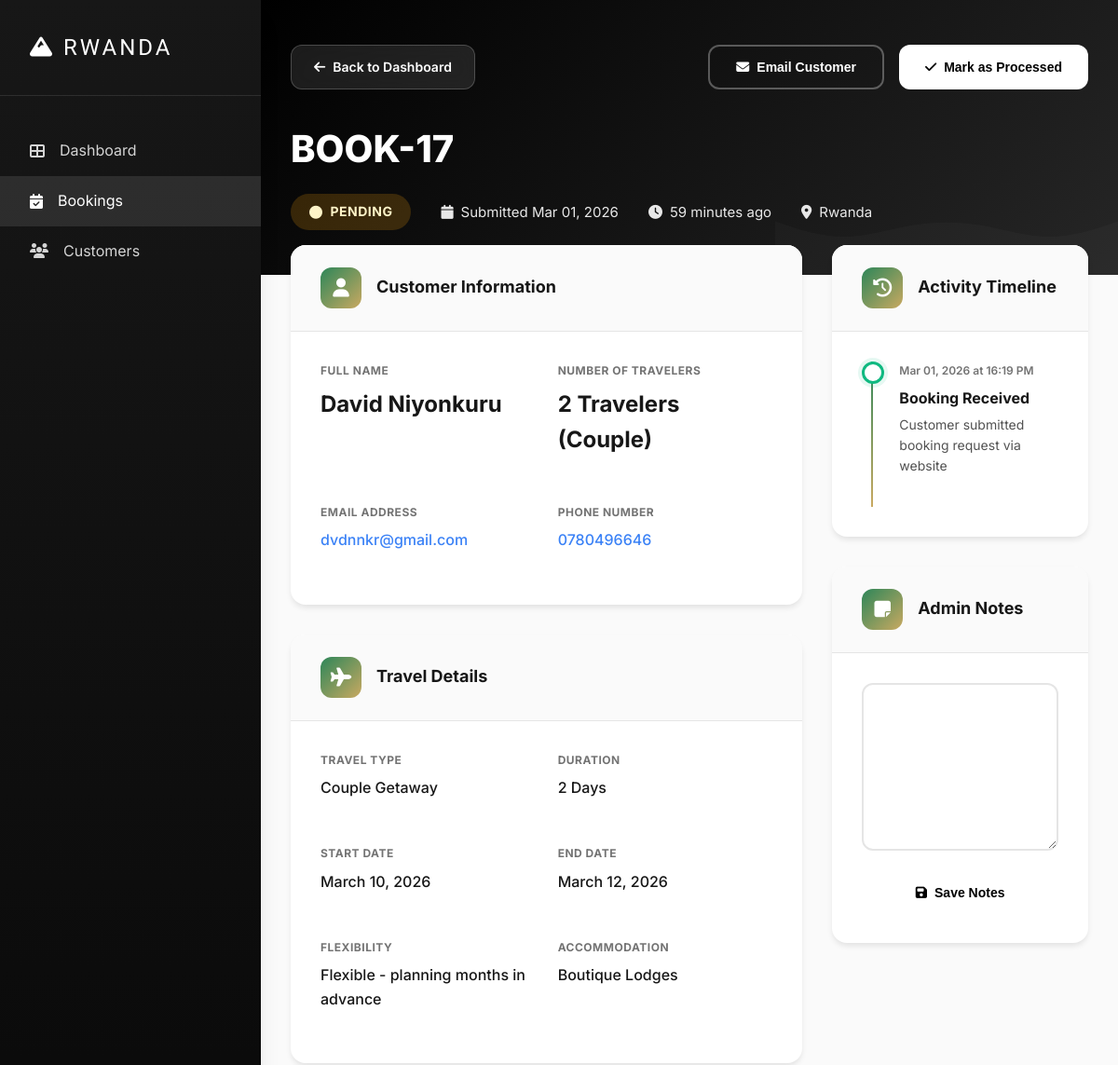
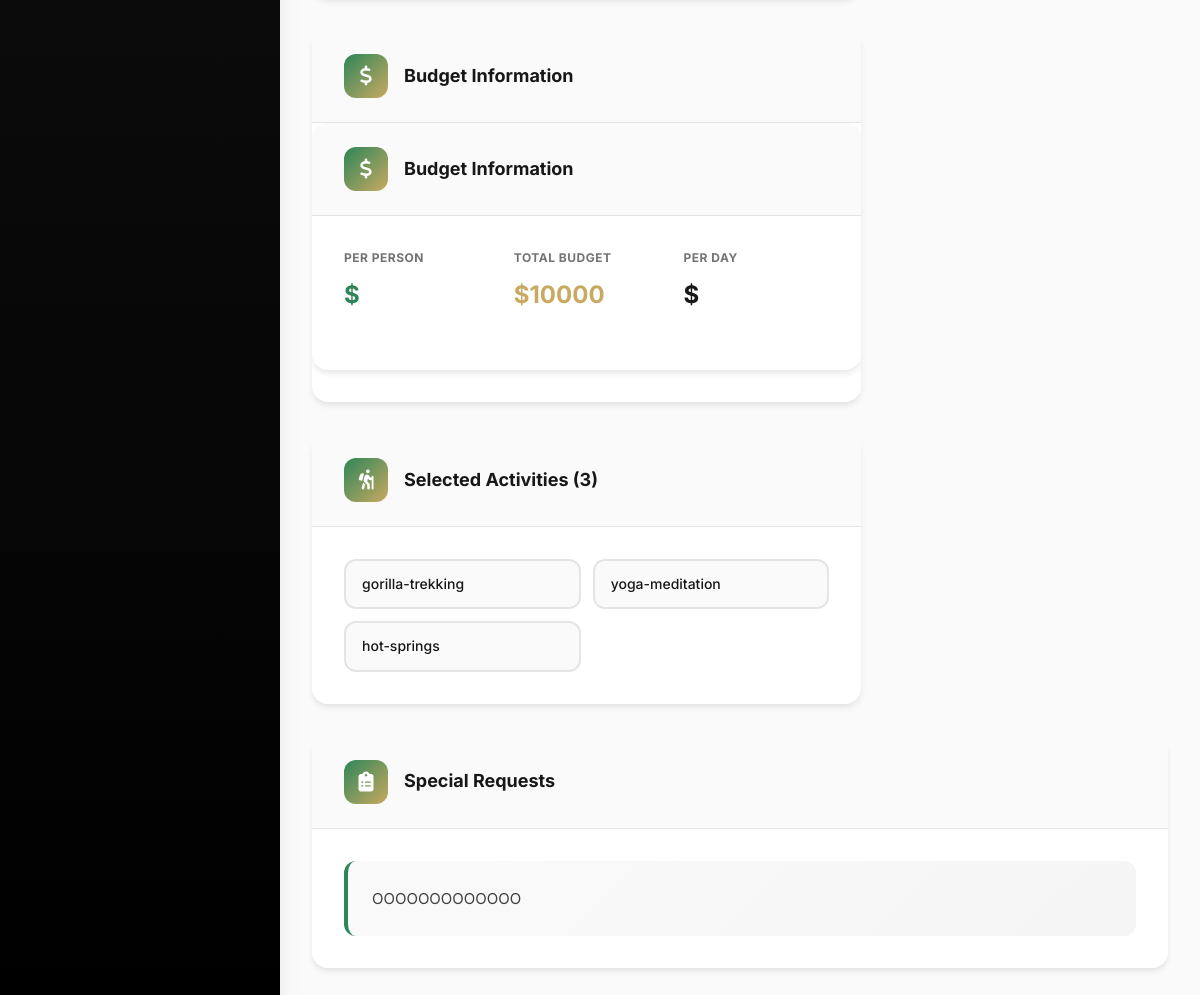
Screenshot of /dashboard/booking/17/ with the database file from the repository (2 pictures, top to bottom).
### core/models.py (models this page shows, shortened)
class TravelBooking(models.Model):
    STATUS_CHOICES = [
        ('pending', 'Pending'),
        ('processed', 'Processed'),
        ('confirmed', 'Confirmed'),
        ('cancelled', 'Cancelled'),
    ]
    TRAVEL_TYPE_CHOICES = [
        ('solo', 'Solo Travel'),
        ('family', 'Family Travel'),
        ('couple', 'Couple Getaway'),
        ('group', 'Group Adventure'),
    ]
    TRAVELERS_CHOICES = [
        ('1', '1 Traveler (Solo)'),
        ('2', '2 Travelers (Couple)'),
        ('3', '3 Travelers'),
        ('4', '4 Travelers'),
        ('5', '5 Travelers'),
        ('6', '6 Travelers'),
        ('7', '7 Travelers'),
        ('8', '8 Travelers'),
        ('9-15', '9-15 Travelers (Group)'),
        ('16+', '16+ Travelers (Large Group)'),
    ]
    FLEXIBILITY_CHOICES = [
        ('fixed', 'Fixed dates - cannot change'),
        ('flexible-few-days', 'Flexible ± 2-3 days'),
        ('flexible-week', 'Flexible ± 1 week'),
        ('flexible-month', 'Flexible - planning months in advance'),
    ]
    ACCOMMODATION_CHOICES = [
        ('luxury', '5-Star Luxury'),
        ('boutique', 'Boutique Lodges'),
        ('mid-range', 'Mid-Range Hotels'),
        ('budget', 'Budget-Friendly'),
    ]
    first_name = models.CharField(max_length=100)
    last_name = models.CharField(max_length=100)
    email = models.EmailField(db_index=True)
    phone = models.CharField(max_length=20)
    country = models.CharField(max_length=100)
    travelers = models.CharField(max_length=20, choices=TRAVELERS_CHOICES)
    travel_type = models.CharField(max_length=20, choices=TRAVEL_TYPE_CHOICES, blank=True, null=True)
    start_date = models.DateField(blank=True, null=True)
    end_date = models.DateField(blank=True, null=True)
    date_flexibility = models.CharField(max_length=30, choices=FLEXIBILITY_CHOICES, default='flexible-month')
    duration = models.IntegerField(validators=[MinValueValidator(1), MaxValueValidator(21)], default=7)
    activities = models.TextField(default='[]', blank=True)
    accommodation = models.CharField(max_length=20, choices=ACCOMMODATION_CHOICES, blank=True, null=True)
    budget = models.IntegerField(validators=[MinValueValidator(1000), MaxValueValidator(15000)], default=5000)
    special_requests = models.TextField(blank=True)
    status = models.CharField(max_length=20, choices=STATUS_CHOICES, default='pending')
    is_processed = models.BooleanField(default=False)
    processed_at = models.DateTimeField(null=True, blank=True)
    created_at = models.DateTimeField(auto_now_add=True)
    updated_at = models.DateTimeField(auto_now=True)
    class Meta:
        ordering = ['-created_at']
        indexes = [
            models.Index(fields=['email']),
            models.Index(fields=['status']),
        ]
    def get_full_name(self):
        return f"{self.first_name} {self.last_name}"
    def get_booking_id(self):
        return f"BOOK-{self.pk}"
    def get_activities_list(self):
        try:
            return json.loads(self.activities)
        except:
            return []

### core/views.py (the view)
# urls.py: path('dashboard/booking/<int:pk>/', booking_view, name='booking_view'),
def booking_view(request, pk):
    booking = get_object_or_404(TravelBooking, pk=pk)
    total_budget = booking.budget * booking.duration
    per_day_budget = booking.budget / booking.duration if booking.duration else 0
    context = {
        'booking': booking,
        'total_budget': total_budget,
        'per_day_budget': per_day_budget,
    }
    return render(request, 'adminpanel/booking_view.html', context)

### core/templates/adminpanel/booking_view.html (shortened to what this page needs)
<!DOCTYPE html>
<html lang="en">
<head>
    <link rel="stylesheet" href="https://cdnjs.cloudflare.com/ajax/libs/font-awesome/6.4.0/css/all.min.css">
</head>
<body>
    <aside class="sidebar">
        <div class="sidebar-logo">
            <i class="fas fa-mountain"></i> RWANDA
        </div>
        <nav style="padding: 2rem 0;">
            <a href="{% url 'dashboard' %}" class="nav-link">
                <i class="fas fa-th-large"></i>
                <span>Dashboard</span>
            </a>
            <a href="#" class="nav-link active">
                <i class="fas fa-calendar-check"></i>
                <span>Bookings</span>
            </a>
            <a href="#" class="nav-link">
                <i class="fas fa-users"></i>
                <span>Customers</span>
            </a>
        </nav>
    </aside>
    <main class="main-content">
        <div class="page-header">
            <div class="header-content">
                <div class="header-top">
                    <a href="{% url 'dashboard' %}" class="back-btn">
                        <i class="fas fa-arrow-left"></i>
                        Back to Dashboard
                    </a>
                    <div class="header-actions">
                        <button class="btn btn-outline">
                            <i class="fas fa-envelope"></i>
                            Email Customer
                        </button>
                        <button class="btn btn-primary">
                            <i class="fas fa-check"></i>
                            {% if booking.is_processed %}Processed{% else %}Mark as Processed{% endif %}
                        </button>
                    </div>
                </div>
                <h1 class="booking-title">{{ booking.get_booking_id }}</h1>
                <div class="booking-meta">
                    <span class="status-badge {% if booking.status == 'pending' %}pending{% elif booking.status == 'confirmed' %}success{% else %}danger{% endif %}">
                        <i class="fas fa-circle"></i>
                        {{ booking.get_status_display }}
                    </span>
                    <div class="meta-item">
                        <i class="fas fa-calendar"></i>
                        Submitted {{ booking.created_at|date:"M d, Y" }}
                    </div>
                    <div class="meta-item">
                        <i class="fas fa-clock"></i>
                        {{ booking.created_at|timesince }} ago
                    </div>
                    <div class="meta-item">
                        <i class="fas fa-map-marker-alt"></i>
                        {{ booking.country }}
                    </div>
                </div>
            </div>
        </div>
        <div class="detail-content">
            <div class="detail-grid">
                <div>
                    <div class="detail-card" style="margin-bottom: 2rem;">
                        <div class="card-header">
                            <div class="card-icon">
                                <i class="fas fa-user"></i>
                            </div>
                            <h2 class="card-title">Customer Information</h2>
                        </div>
                        <div class="card-body">
                            <div style="display: grid; grid-template-columns: repeat(2, 1fr); gap: 1.5rem;">
                                <div class="info-group">
                                    <div class="info-label">Full Name</div>
                                    <div class="info-value large">{{ booking.get_full_name }}</div>
                                </div>
                                <div class="info-group">
                                    <div class="info-label">Number of Travelers</div>
                                    <div class="info-value large">{{ booking.get_travelers_display }}</div>
                                </div>
                                <div class="info-group">
                                    <div class="info-label">Email Address</div>
                                    <div class="info-value">
                                        <a href="mailto:{{ booking.email }}">{{ booking.email }}</a>
                                    </div>
                                </div>
                                <div class="info-group">
                                    <div class="info-label">Phone Number</div>
                                    <div class="info-value">
                                        <a href="tel:{{ booking.phone }}">{{ booking.phone }}</a>
                                    </div>
                                </div>
                            </div>
                        </div>
                    </div>
                    <div class="detail-card" style="margin-bottom: 2rem;">
                        <div class="card-header">
                            <div class="card-icon">
                                <i class="fas fa-plane"></i>
                            </div>
                            <h2 class="card-title">Travel Details</h2>
                        </div>
                        <div class="card-body">
                            <div style="display: grid; grid-template-columns: repeat(2, 1fr); gap: 1.5rem;">
                                <div class="info-group">
                                    <div class="info-label">Travel Type</div>
                                    <div class="info-value">{{ booking.get_travel_type_display }}</div>
                                </div>
                                <div class="info-group">
                                    <div class="info-label">Duration</div>
                                    <div class="info-value">{{ booking.duration }} Days</div>
                                </div>
                                <div class="info-group">
                                    <div class="info-label">Start Date</div>
                                    <div class="info-value">{{ booking.start_date|date:"F d, Y" }}</div>
                                </div>
                                <div class="info-group">
                                    <div class="info-label">End Date</div>
                                    <div class="info-value">{{ booking.end_date|date:"F d, Y" }}</div>
                                </div>
                                <div class="info-group">
                                    <div class="info-label">Flexibility</div>
                                    <div class="info-value">{{ booking.get_date_flexibility_display }}</div>
                                </div>
                                <div class="info-group">
                                    <div class="info-label">Accommodation</div>
                                    <div class="info-value">{{ booking.get_accommodation_display }}</div>
                                </div>
                            </div>
                        </div>
                    </div>
                    <div class="detail-card" style="margin-bottom: 2rem;">
                        <div class="card-header">
                            <div class="card-icon">
                                <i class="fas fa-dollar-sign"></i>
                            </div>
                            <h2 class="card-title">Budget Information</h2>
                        </div>
                        <div class="detail-card" style="margin-bottom: 2rem;">
    <div class="card-header">
        <div class="card-icon">
            <i class="fas fa-dollar-sign"></i>
        </div>
        <h2 class="card-title">Budget Information</h2>
    </div>
    <div class="card-body">
        <div style="display: grid; grid-template-columns: repeat(3, 1fr); gap: 1.5rem;">
            <div class="info-group">
                <div class="info-label">Per Person</div>
                <div class="info-value large" style="color: var(--secondary);">
                    ${{ per_person }}
                </div>
            </div>
            <div class="info-group">
                <div class="info-label">Total Budget</div>
                <div class="info-value large" style="color: var(--accent);">
                    ${{ total_budget }}
                </div>
            </div>
            <div class="info-group">
                <div class="info-label">Per Day</div>
                <div class="info-value large">
                    ${{ per_day|floatformat:0 }}
                </div>
            </div>
        </div>
    </div>
</div>
                    </div>
                    <div class="detail-card">
                        <div class="card-header">
                            <div class="card-icon">
                                <i class="fas fa-hiking"></i>
                            </div>
                            <h2 class="card-title">Selected Activities ({{ booking.get_activities_list|length }})</h2>
                        </div>
                        <div class="card-body">
                            <div class="activity-grid">
                                {% for activity in booking.get_activities_list %}
                                    <div class="activity-tag">{{ activity }}</div>
                                {% empty %}
                                    <div class="activity-tag">No activities selected</div>
                                {% endfor %}
                            </div>
                        </div>
                    </div>
                </div>
                <div>
                    <div class="detail-card" style="margin-bottom: 2rem;">
                        <div class="card-header">
                            <div class="card-icon">
                                <i class="fas fa-history"></i>
                            </div>
                            <h2 class="card-title">Activity Timeline</h2>
                        </div>
                        <div class="card-body">
                            <div class="timeline">
                                <div class="timeline-item">
                                    <div class="timeline-dot success"></div>
                                    <div class="timeline-date">{{ booking.created_at|date:"M d, Y \a\t H:i A" }}</div>
                                    <div class="timeline-title">Booking Received</div>
                                    <div class="timeline-desc">Customer submitted booking request via website</div>
                                </div>
                            </div>
                        </div>
                    </div>
                    <div class="detail-card">
                        <div class="card-header">
                            <div class="card-icon">
                                <i class="fas fa-sticky-note"></i>
                            </div>
                            <h2 class="card-title">Admin Notes</h2>
                        </div>
                        <div class="card-body">
                            <textarea class="notes-area">{{ booking.notes }}</textarea>
                            <button class="btn btn-primary" style="width: 100%; margin-top: 1rem; justify-content: center;">
                                <i class="fas fa-save"></i>
                                Save Notes
                            </button>
                        </div>
                    </div>
                </div>
            </div>
            <div class="detail-card" style="margin-bottom: 2rem;">
                <div class="card-header">
                    <div class="card-icon">
                        <i class="fas fa-clipboard-list"></i>
                    </div>
                    <h2 class="card-title">Special Requests</h2>
                </div>
                <div class="card-body">
                    <div class="special-requests">
                        {{ booking.special_requests|default:"No special requests" }}
                    </div>
                </div>
            </div>
        </div>
    </main>
</body>
</html>

### rows the page displays
TravelBooking: get_booking_id "BOOK-17", status "PENDING", created_at "Mar 01, 2026", created_at "59 minutes", country "Rwanda", get_full_name "David Niyonkuru", travelers "2 Travelers (Couple)", email "dvdnnkr@gmail.com", phone "0780496646", travel_type "Couple Getaway", duration "2", start_date "March 10, 2026", end_date "March 12, 2026", date_flexibility "Flexible - planning months in advance", accommodation "Boutique Lodges", get_activities_list|length "3", created_at "Mar 01, 2026 at 16:19 PM", special_requests "OOOOOOOOOOOOO"

### other values shown
{{ total_budget }} "10000"
{{ activity }} "gorilla-trekking" "yoga-meditation" "hot-springs"
